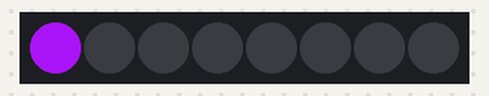
The sketch below on a simulated Arduino Uno, built with avr-gcc and run on an emulated ATmega328P. Shown: 8 RGB LEDs in strip order, left to right. Dim RGB values are drawn brighter than linear; random numbers use the default seed unless the sketch sets one.

Above: at 0.15 s.
At 4.96 s:
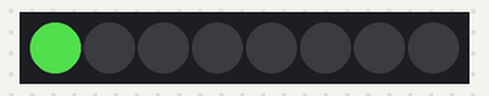
At 10.07 s:
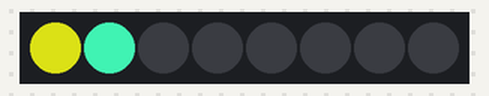
At 20.0 s:
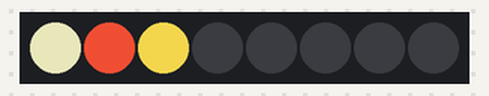
At 29.92 s:
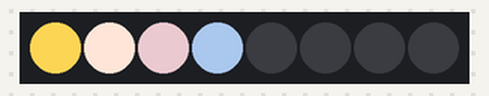
At 39.85 s:
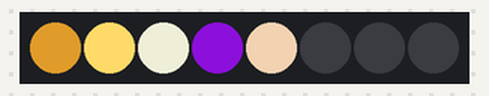
Timing chart, 0 to 40.0 s (numbered marks = the images above):
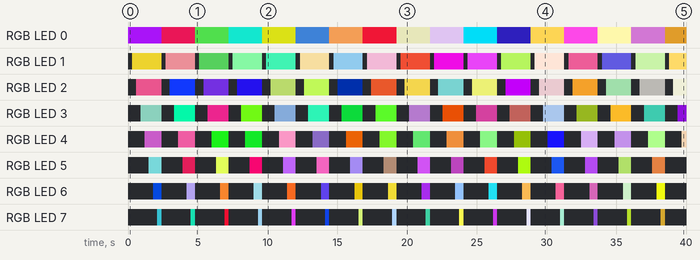

Measured:
- by itself, RGB LED 4: off → RGB(102, 47, 102) at 1.2 s, → off 1.2 s later, → RGB(204, 79, 139) 1.2 s later, → off 1.2 s later, … (33 changes in this stretch)
- by itself, RGB LED 2: off → RGB(188, 68, 114) at 0.60 s, → off 1.8 s later, → RGB(17, 56, 247) 0.60 s later, → off 1.8 s later, … (33 changes in this stretch)

The sketch:

NeoPixel.ino
```cpp
#include <Adafruit_NeoPixel.h>
#define PIN 6  // 네오픽셀 사용할 핀번호
#define NUM 8  // 네오픽셀 개수
Adafruit_NeoPixel pixels(NUM, PIN, NEO_GRB + NEO_KHZ800);

void setup() {
  pixels.begin();
}

void loop() {
  pixels.clear();
  for (int i = 0; i < NUM; i++) {
    pixels.setPixelColor(i, pixels.Color(random(255), random(255), random(255)));

    pixels.show();
    delay(300);
  }
}
```
